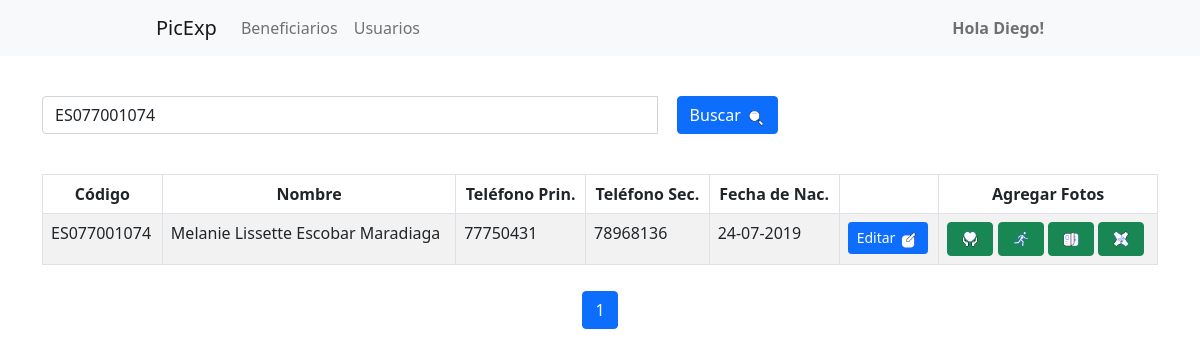
The app's page /beneficiarioadmin.php?buscar=ES077001074 with its own data.
### tables this page shows
CREATE TABLE `beneficiario` (
  `Codigo_ben` varchar(11) NOT NULL,
  `Nombre_ben` varchar(80) NOT NULL,
  `Apellidos_ben` varchar(80) NOT NULL,
  `Telefono1_ben` varchar(9) DEFAULT NULL,
  `Telefono2_ben` varchar(9) DEFAULT NULL,
  `Fechanac_ben` date NOT NULL,
  `Id_usu` int(11) NOT NULL
);

### beneficiarioadmin.php (the view, shortened to what this page needs)
<?php
include 'head.php';
include 'navbar.php';
$objeto = new Conexion();
$conexion = $objeto->Conectar();
$terminoBusqueda = isset($_GET['buscar']) ? $_GET['buscar'] : '';
$registrosPorPagina = 10;
$paginaActual = isset($_GET['pagina']) ? (int)$_GET['pagina'] : 1;
$offset = ($paginaActual - 1) * $registrosPorPagina;
$totalConsulta = "SELECT COUNT(*) AS total FROM beneficiario WHERE (Codigo_ben LIKE :termino OR Nombre_ben LIKE :termino)";
$resultadoTotal = $conexion->prepare($totalConsulta);
$resultadoTotal->bindValue(':termino', "%$terminoBusqueda%", PDO::PARAM_STR);
$resultadoTotal->execute();
$totalRegistros = $resultadoTotal->fetch(PDO::FETCH_ASSOC)['total'];
$totalPaginas = ceil($totalRegistros / $registrosPorPagina);
$consulta = "SELECT Codigo_ben, Nombre_ben, Apellidos_ben, Telefono1_ben, Telefono2_ben, DATE_FORMAT(Fechanac_ben, '%d-%m-%Y') AS Fechanac_ben_for
             FROM beneficiario
             WHERE (Codigo_ben LIKE :termino OR Nombre_ben LIKE :termino)
             LIMIT :offset, :registros";
$resultado = $conexion->prepare($consulta);
$resultado->bindValue(':termino', "%$terminoBusqueda%", PDO::PARAM_STR);
$resultado->bindValue(':offset', $offset, PDO::PARAM_INT);
$resultado->bindValue(':registros', $registrosPorPagina, PDO::PARAM_INT);
$resultado->execute();
$data = $resultado->fetchAll(PDO::FETCH_ASSOC);
?>
<br>
<div class="container">
    <div class="row">
        <div class="col-lg-8">
            <form method="GET" class="form-inline mb-3">
                <div class="input-group">
                    <input type="text" name="buscar" class="form-control" placeholder="Buscar por Código o Nombre" value="<?php echo htmlspecialchars($terminoBusqueda); ?>">
                    <div class="input-group-append">
                        <button id="buscar_ben" type="submit" class="btn btn-primary">Buscar
                            <img src="icons/buscar.gif" alt="buscar" width="20" height="20">
                        </button>
                    </div>
                </div>
            </form>
        </div>
    </div>
</div>
<br>
<div class="container">
    <div class="row">
        <div class="col-lg-12">
            <div class="table-responsive">
                <table id="tablaPersonas" class="table table-striped table-bordered table-condensed" style="width:100%">
                    <thead class="text-center">
                        <tr>
                            <th>Código</th>
                            <th>Nombre</th>
                            <th>Teléfono Prin.</th>
                            <th>Teléfono Sec.</th>
                            <th>Fecha de Nac.</th>
                            <th></th>
                            <th>Agregar Fotos</th>
                        </tr>
                    </thead>
                    <tbody>
                        <?php foreach ($data as $dat) { ?>
                            <tr>
                                <td><?php echo $dat['Codigo_ben'] ?></td>
                                <td><?php echo $dat['Nombre_ben'] . " " . $dat['Apellidos_ben']; ?></td>
                                <td><?php echo $dat['Telefono1_ben'] ?></td>
                                <td><?php echo $dat['Telefono2_ben'] ?></td>
                                <td><?php echo $dat['Fechanac_ben_for'] ?></td>
                                <td>
                                    <button id="Modificar" type="button" class="btn btn-primary btn-sm" data-bs-toggle="modal" data-bs-target="#exampleModal" data-codigo="<?php echo $dat['Codigo_ben']; ?>">Editar
                                        <img src="icons/modificar.gif" alt="modificar" width="20" height="20">
                                    </button>
                                </td>
                                <td>
                                    <button id="espiritual" type="button" data-bs-toggle="tooltip" data-bs-placement="top" title="Espiritual" class="btn btn-success agregar-foto" data-codigo="<?php echo $dat['Codigo_ben']; ?>" data-area=1>
                                        <img src="icons/espiritual.gif" alt="Espiritual" width="20" height="20">
                                    </button>
                                    <button id="fisica" type="button" data-bs-toggle="tooltip" data-bs-placement="top" title="Física" class="btn btn-success agregar-foto" data-codigo="<?php echo $dat['Codigo_ben']; ?>" data-area=3>
                                        <img src="icons/fisica.gif" alt="Física" width="20" height="20">
                                    </button>
                                    <button id="cognitiva" type="button" data-bs-toggle="tooltip" data-bs-placement="top" title="Cognitiva" class="btn btn-success agregar-foto" data-codigo="<?php echo $dat['Codigo_ben']; ?>" data-area=2>
                                        <img src="icons/cognitiva.gif" alt="Cognitiva" width="20" height="20">
                                    </button>
                                    <button id="socioemocional" type="button" data-bs-toggle="tooltip" data-bs-placement="top" title="Socioemocional" class="btn btn-success agregar-foto" data-codigo="<?php echo $dat['Codigo_ben']; ?>" data-area=4>
                                        <img src="icons/socioemocional.gif" alt="Socioemocional" width="20" height="20">
                                    </button>
                                </td>
                            </tr>
                        <?php } ?>
                    </tbody>
                </table>
            </div>
            <nav aria-label="Paginación" id="Paginacion">
                <ul class="pagination justify-content-center">
                    <?php for ($i = 1; $i <= $totalPaginas; $i++): ?>
                        <li class="page-item <?php echo ($i == $paginaActual) ? 'active' : ''; ?>">
                            <a class="page-link" href="?pagina=<?php echo $i; ?>&buscar=<?php echo urlencode($terminoBusqueda); ?>"><?php echo $i; ?></a>
                        </li>
                    <?php endfor; ?>
                </ul>
            </nav>
        </div>
    </div>
</div>
<?php include 'footer.php'; ?>

### css/style.css (style rules this page uses)
nav { padding: 156px; }
#Paginacion { padding: 10px !important; }
#buscar_ben { margin-left: 20px !important; }

### records on screen
beneficiario: Codigo_ben "ES077001074", Nombre_ben "Melanie Lissette", Apellidos_ben "Escobar Maradiaga", Telefono1_ben "77750431", Telefono2_ben "78968136", Fechanac_ben_for "24-07-2019"

### other values on screen
$_SESSION["ss_usuario"] "Diego"
